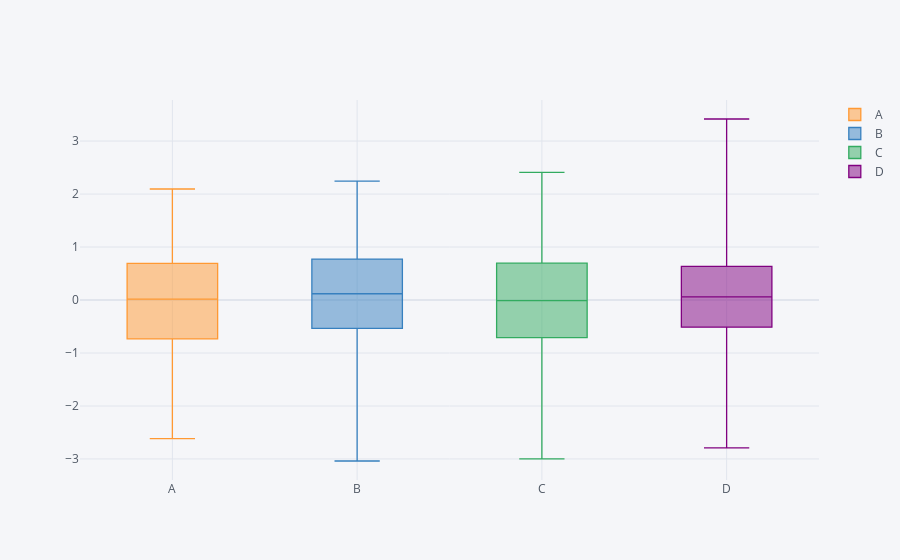

The code cell stored with this chart in its notebook:
### Markdown cell above
### Box plot

### Code cell
df.iplot(kind='box')
